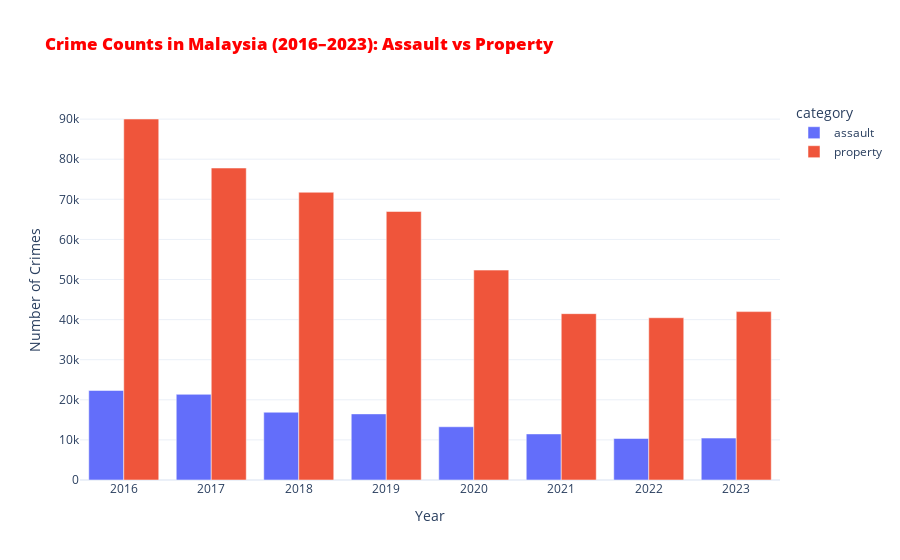

Notebook code for this chart:
### Markdown cell above
# Visual 3: Bar chart of crimes by category

### Code cell
bargraph = px.bar(
    crime_trend, 
    x='date', 
    y='crimes', 
    color='category',
    barmode='group',
    title='Crime Counts in Malaysia (2016–2023): Assault vs Property')

bargraph.update_layout(
    title_font_color= 'red',
    title_font_weight= 1000,
    xaxis_title='Year',
    yaxis_title='Number of Crimes',
    template='plotly_white')
bargraph.show()

### Figure 1 — Plotly figure (JSON) as saved in the notebook; plotly's stock layout.template omitted (floating-point values rounded to 4 significant figures)
{"data": [{"alignmentgroup": "True", "hovertemplate": "category=assault<br>date=%{x}<br>crimes=%{y}<extra></extra>", "legendgroup": "assault", "marker": {"color": "#636efa", "pattern": {"shape": ""}}, "name": "assault", "offsetgroup": "assault", "orientation": "v", "showlegend": true, "textposition": "auto", "type": "bar", "x": [2016, 2017, 2018, 2019, 2020, 2021, 2022, 2023], "xaxis": "x", "y": [22327, 21366, 16902, 16489, 13279, 11495, 10348, 10453], "yaxis": "y"}, {"alignmentgroup": "True", "hovertemplate": "category=property<br>date=%{x}<br>crimes=%{y}<extra></extra>", "legendgroup": "property", "marker": {"color": "#EF553B", "pattern": {"shape": ""}}, "name": "property", "offsetgroup": "property", "orientation": "v", "showlegend": true, "textposition": "auto", "type": "bar", "x": [2016, 2017, 2018, 2019, 2020, 2021, 2022, 2023], "xaxis": "x", "y": [90028, 77804, 71760, 66967, 52344, 41479, 40465, 41991], "yaxis": "y"}], "layout": {"barmode": "group", "legend": {"title": {"text": "category"}, "tracegroupgap": 0}, "title": {"font": {"color": "red", "weight": 1000}, "text": "Crime Counts in Malaysia (2016–2023): Assault vs Property"}, "xaxis": {"anchor": "y", "domain": [0, 1], "title": {"text": "Year"}}, "yaxis": {"anchor": "x", "domain": [0, 1], "title": {"text": "Number of Crimes"}}}}
